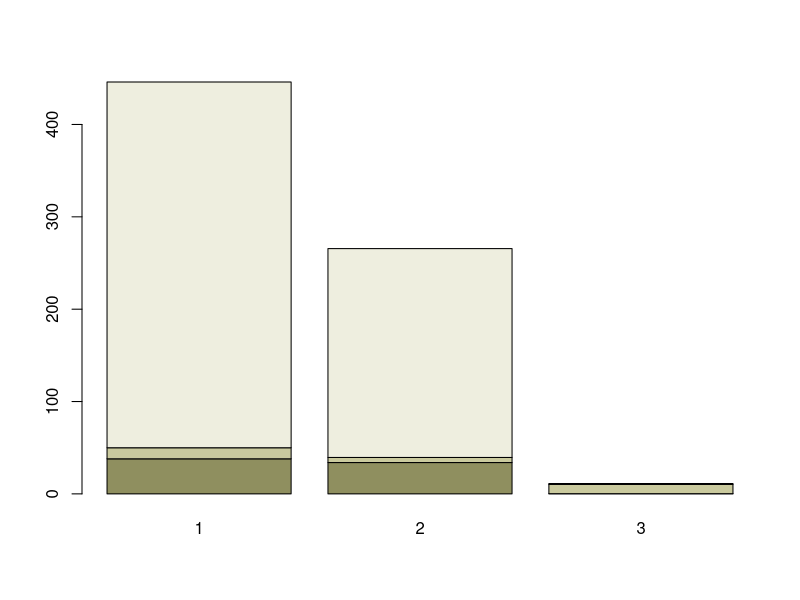
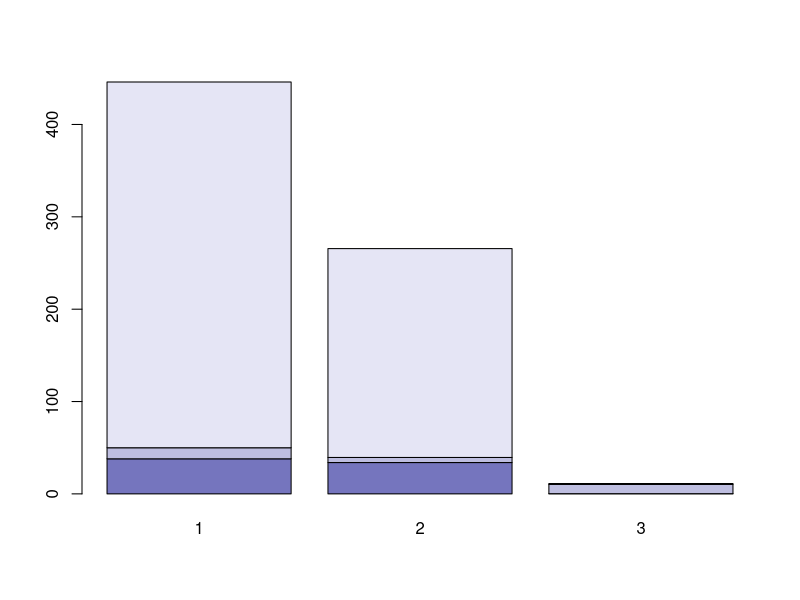
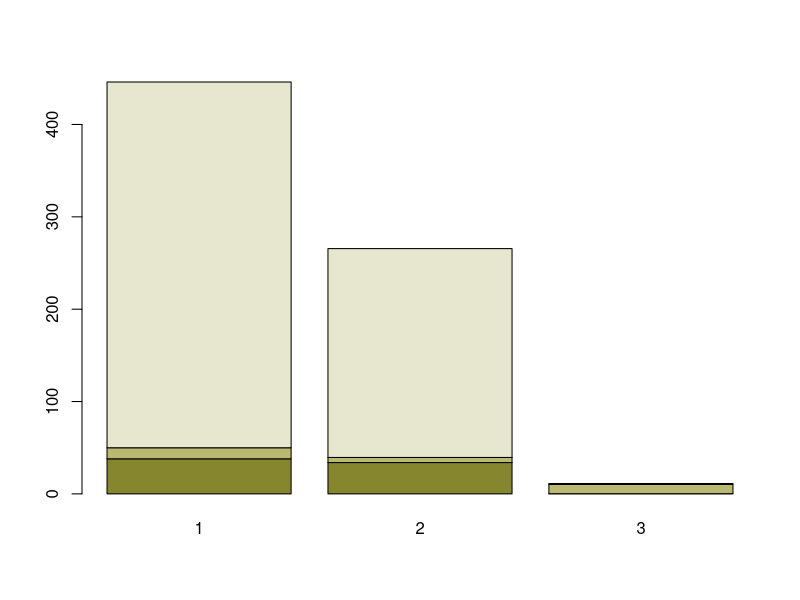
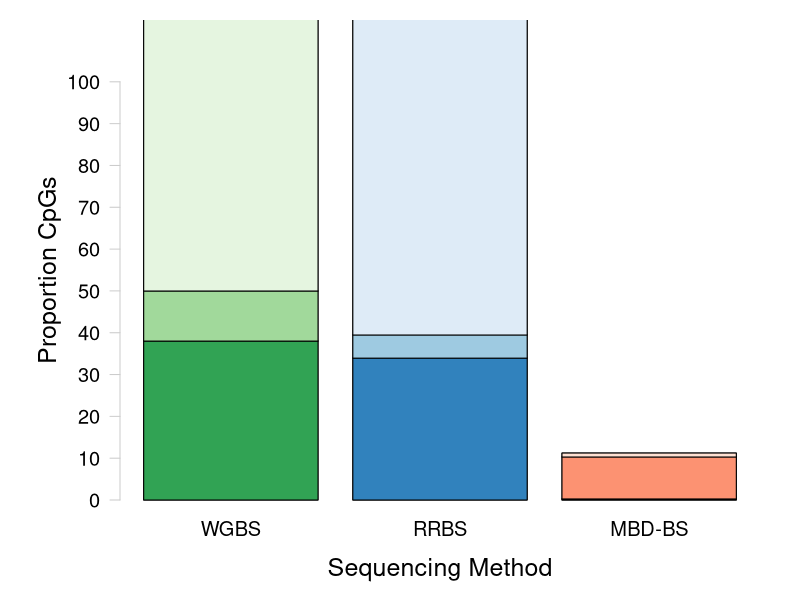
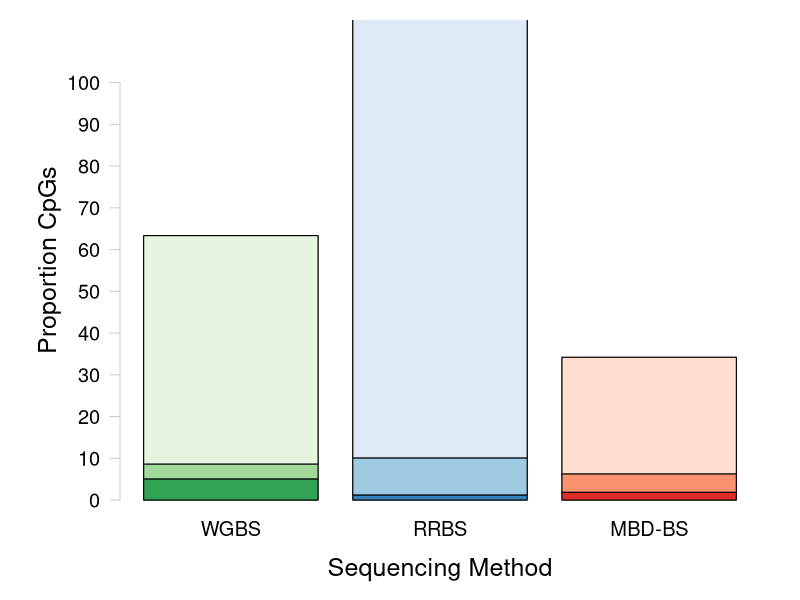

Write R code to recreate these figures, in order. (Note: this script raises an error after producing the figures.)
## ---- chunk 1
knitr::opts_chunk$set(echo = TRUE)
## ---- chunk 2
#install.packages("RColorBrewer")
require(RColorBrewer) #Load RColorBrewer

#install.packages("dichromat")
require(dichromat)
## ---- chunk 3
sessionInfo()
## ---- chunk 4
McapAll <- read.table("../analyses/Characterizing-CpG-Methylation-5x-Union/Mcap/Mcap_union_5x-averages-counts.txt", header = FALSE, col.names = c("totalLines", "filename")) #Import file using space as a delimiter. Columns are the number of lines and the filename
McapAll <- McapAll[-4,] #Remove last row (total lines for all files)
tail(McapAll) #Confirm import
## ---- chunk 5
McapMeth <- read.table("../analyses/Characterizing-CpG-Methylation-5x-Union/Mcap/Mcap_union_5x-Meth-counts.txt", header = FALSE, col.names = c("Meth", "filename")) #Import file using space as a delimiter. Columns are the number of lines and the filename
McapMeth <- McapMeth[-4,] #Remove last row (total lines for all files)
tail(McapMeth) #Confirm import
## ---- chunk 6
McapSparseMeth <- read.table("../analyses/Characterizing-CpG-Methylation-5x-Union/Mcap/Mcap_union_5x-sparseMeth-counts.txt", header = FALSE, col.names = c("sparseMeth", "filename")) #Import file using space as a delimiter. Columns are the number of lines and the filename
McapSparseMeth <- McapSparseMeth[-4,] #Remove last row (total lines for all files)
tail(McapSparseMeth) #Confirm import
## ---- chunk 7
McapUnMeth <- read.table("../analyses/Characterizing-CpG-Methylation-5x-Union/Mcap/Mcap_union_5x-unMeth-counts.txt", header = FALSE, col.names = c("unMeth", "filename")) #Import file using space as a delimiter. Columns are the number of lines and the filename
McapUnMeth <- McapUnMeth[-4,] #Remove last row (total lines for all files)
tail(McapUnMeth) #Confirm import
## ---- chunk 8
McapCpGType <- cbind(McapAll, McapMeth, McapSparseMeth, McapUnMeth) #Mash tables together by column
McapCpGType <- McapCpGType[,-c(2,4,6,8)] #Remove filename columns
tail(McapCpGType) #Confirm table mashing
## ---- chunk 9
McapCpGType$percentMeth <- (McapCpGType$Meth / McapCpGType$totalLines) * 100 #Calculate percent methylated loci
McapCpGType$percentSparseMeth <- (McapCpGType$sparseMeth / McapCpGType$totalLines) * 100 #Calculate percent sparsely methylated loci
McapCpGType$percentUnMeth <- (McapCpGType$unMeth / McapCpGType$totalLines) * 100 #Calculate percent unmethylated loci
McapCpGType <- McapCpGType[,c(1, 2, 5, 3, 6, 4, 7)] #Reorganize columns
tail(McapCpGType) #Confirm calculations
## ---- chunk 10
write.table(McapCpGType, "../analyses/Characterizing-CpG-Methylation-5x-Union/Mcap/Mcap_union-CpG-Type.txt", sep = "\t", quote = FALSE, row.names = TRUE) #Save summary table
## ---- chunk 11
McapCpGTypePercents <- McapCpGType[,c(3,5,7)] #Keep only percent information
head(McapCpGTypePercents) #Confirm changes
## ---- chunk 12
McapCpGTypeWGRR <- chisq.test(data.frame(t(McapCpGType[c(1, 2),]))) #WGBS vs. RRBS
McapCpGTypeWGRR #The distribution of CpGs is not sginificantly different between WGBS and RRBS
## ---- chunk 13
McapCpGTypeWGMB <- chisq.test(data.frame(t(McapCpGType[c(1, 3),]))) #WGBS vs. MBD-BSSeq
McapCpGTypeWGMB #The distribution of CpGs is sginificantly different between WGBS and MBD-BSSeq
## ---- chunk 14
McapCpGTypeRRMB <- chisq.test(data.frame(t(McapCpGType[c(2, 3),]))) #RRBS vs. MBD-BSSeq
McapCpGTypeRRMB #The distribution of CpGs is not significantly different between RRBS vs. MBD-BSSeq
## ---- chunk 15
plotColors <- c(rev(RColorBrewer::brewer.pal(3, "Greens")), 
                rev(RColorBrewer::brewer.pal(3, "Blues")), 
                rev(RColorBrewer::brewer.pal(3, "Reds"))) #Create vector of WGBS, RRBS, and MBD colors
barplot(t(McapCpGTypePercents), col = dichromat(c(rev(RColorBrewer::brewer.pal(3, "Greens"))))) #Check greens
barplot(t(McapCpGTypePercents), col = dichromat(c(rev(RColorBrewer::brewer.pal(3, "Blues"))))) #Check blues
barplot(t(McapCpGTypePercents), col = dichromat(c(rev(RColorBrewer::brewer.pal(3, "Reds"))))) #Check reds
## ---- chunk 16
#pdf("../Output/Mcap_union-CpG-Type.pdf", height = 8.5, width = 11)
par(mar = c(3,5,1,1), oma = c(2, 1, 1, 1)) #Change figure boundaries

barplot(t(McapCpGTypePercents), 
        col= "white", 
        axes = FALSE, 
        names.arg = c("WGBS", "RRBS", "MBD-BS"), cex.names = 1.2,
        ylim = c(0, 110)) #Create base plot. Everything should be white. Do not plot axes. Include sequencing type as labels and set size. Set y-axis specs. 

for (i in 1:ncol(t(McapCpGTypePercents))){
    xx <- t(McapCpGTypePercents)
    xx[,-i] <- NA
    colnames(xx)[-i] <- NA
    barplot(xx, col = c(plotColors[(3*i)-2], plotColors[(3*i)-1], plotColors[(3*i)]), add = TRUE, axes = FALSE, names.arg = c("", "", "")) 
} #Make each bar in the stacked barplot a different color gradient. Create a new dataframe with data for the plot and ignore all additional columns and column names. Plot the single bar with the correct color from plotColors. Do not add axes and add blank names for each column.

axis(side = 2, at = seq(0, 100, by = 10), las = 2, col = "grey80", cex.axis = 1.2) #Add y-axis
mtext(side = 2, "Proportion CpGs", line = 3, cex = 1.5) #Add y-axis label
mtext(side = 1, "Sequencing Method", line = 3, cex = 1.5) #Add x-axis label

#segments(x0 = 1, y0 = 106, x1 = 3, y1 = 106, lwd = 1.5) #Add line connecting WGBS and MBD-BSSeq
#segments(x0 = 1, y0 = 106, x1 = 1, y1 = 103, lwd = 1.5) #Add left segment from connecting line to WGBS
#segments(x0 = 3, y0 = 106, x1 = 3, y1 = 103, lwd = 1.5) #Add right segment from connecting line to MBD
#text("p = 0.019", x = 2, y = 108, cex = 1.2) #Add p-value

#dev.off() #Turn off plotting device
## ---- chunk 17
PactAll <- read.table("../analyses/Characterizing-CpG-Methylation-5x-Union/Pact/Pact_union_5x-averages-counts.txt", header = FALSE, col.names = c("totalLines", "filename")) #Import file using space as a delimiter. Columns are the number of lines and the filename
PactAll <- PactAll[-4,] #Remove last row (total lines for all files)
tail(PactAll) #Confirm import
## ---- chunk 18
PactMeth <- read.table("../analyses/Characterizing-CpG-Methylation-5x-Union/Pact/Pact_union_5x-Meth-counts.txt", header = FALSE, col.names = c("Meth", "filename")) #Import file using space as a delimiter. Columns are the number of lines and the filename
PactMeth <- PactMeth[-4,] #Remove last row (total lines for all files)
tail(PactMeth) #Confirm import
## ---- chunk 19
PactSparseMeth <- read.table("../analyses/Characterizing-CpG-Methylation-5x-Union/Pact/Pact_union_5x-sparseMeth-counts.txt", header = FALSE, col.names = c("sparseMeth", "filename")) #Import file using space as a delimiter. Columns are the number of lines and the filename
PactSparseMeth <- PactSparseMeth[-4,] #Remove last row (total lines for all files)
tail(PactSparseMeth) #Confirm import
## ---- chunk 20
PactUnMeth <- read.table("../analyses/Characterizing-CpG-Methylation-5x-Union/Pact/Pact_union_5x-unMeth-counts.txt", header = FALSE, col.names = c("unMeth", "filename")) #Import file using space as a delimiter. Columns are the number of lines and the filename
PactUnMeth <- PactUnMeth[-4,] #Remove last row (total lines for all files)
tail(PactUnMeth) #Confirm import
## ---- chunk 21
PactCpGType <- cbind(PactAll, PactMeth, PactSparseMeth, PactUnMeth) #Mash tables together by column
PactCpGType <- PactCpGType[,-c(2,4,6,8)] #Remove filename columns
tail(PactCpGType) #Confirm table mashing
## ---- chunk 22
PactCpGType$percentMeth <- (PactCpGType$Meth / PactCpGType$totalLines) * 100 #Calculate percent methylated loci
PactCpGType$percentSparseMeth <- (PactCpGType$sparseMeth / PactCpGType$totalLines) * 100 #Calculate percent sparsely methylated loci
PactCpGType$percentUnMeth <- (PactCpGType$unMeth / PactCpGType$totalLines) * 100 #Calculate percent unmethylated loci
PactCpGType <- PactCpGType[,c(1, 2, 5, 3, 6, 4, 7)] #Reorganize columns
tail(PactCpGType) #Confirm calculations
## ---- chunk 23
write.table(PactCpGType, "../analyses/Characterizing-CpG-Methylation-5x-Union/Pact/Pact_union_5x-CpG-Type.txt", sep = "\t", quote = FALSE, row.names = TRUE) #Save summary table
## ---- chunk 24
PactCpGTypePercents <- PactCpGType[,c(3,5,7)] #Keep only percent information
head(PactCpGTypePercents) #Confirm changes
## ---- chunk 25
PactCpGTypeWGRR <- chisq.test(data.frame(t(PactCpGType[c(1, 2),]))) #WGBS vs. RRBS
PactCpGTypeWGRR #The distribution of CpGs is not sginificantly different between WGBS and RRBS
## ---- chunk 26
PactCpGTypeWGMB <- chisq.test(data.frame(t(PactCpGType[c(1, 3),]))) #WGBS vs. MBD-BSSeq
PactCpGTypeWGMB #The distribution of CpGs is sginificantly different between WGBS and MBD-BSSeq
## ---- chunk 27
PactCpGTypeRRMB <- chisq.test(data.frame(t(PactCpGType[c(2, 3),]))) #RRBS vs. MBD-BSSeq
PactCpGTypeRRMB #The distribution of CpGs is sginificantly different between RRBS vs. MBD-BSSeq
## ---- chunk 28
#pdf("../Output/Pact-CpG-Type.pdf", height = 8.5, width = 11)
par(mar = c(3,5,0,1), oma = c(2, 1, 1, 1)) #Change figure boundaries

barplot(t(PactCpGTypePercents), 
        col= "white", 
        axes = FALSE, 
        names.arg = c("WGBS", "RRBS", "MBD-BS"), cex.names = 1.2,
        ylim = c(0, 115)) #Create base plot. Everything should be white. Do not plot axes. Include sequencing type as labels and set size. Set y-axis specs. 

for (i in 1:ncol(t(PactCpGTypePercents))){
    xx <- t(PactCpGTypePercents)
    xx[,-i] <- NA
    colnames(xx)[-i] <- NA
    barplot(xx, col = c(plotColors[(3*i)-2], plotColors[(3*i)-1], plotColors[(3*i)]), add = TRUE, axes = FALSE, names.arg = c("", "", "")) 
} #Make each bar in the stacked barplot a different color gradient. Create a new dataframe with data for the plot and ignore all additional columns and column names. Plot the single bar with the correct color from plotColors. Do not add axes and add blank names for each column.

axis(side = 2, at = seq(0, 100, by = 10), las = 2, col = "grey80", cex.axis = 1.2) #Add y-axis
mtext(side = 2, "Proportion CpGs", line = 3, cex = 1.5) #Add y-axis label
mtext(side = 1, "Sequencing Method", line = 3, cex = 1.5) #Add x-axis label

#egments(x0 = 2, y0 = 106, x1 = 3, y1 = 106, lwd = 1.5) #Add line connecting RRBS and MBD-BSSeq
#segments(x0 = 2, y0 = 106, x1 = 2, y1 = 103, lwd = 1.5) #Add left segment from connecting line to RRBS
#segments(x0 = 3, y0 = 106, x1 = 3, y1 = 103, lwd = 1.5) #Add right segment from connecting line to MBD-BSSeq
#text("p = 0.016", x = 2.5, y = 108, cex = 1.2) #Add p-value

#segments(x0 = 1, y0 = 111, x1 = 3, y1 = 111, lwd = 1.5) #Add line connecting WGBS and MBD-BSSeq
#segments(x0 = 1, y0 = 111, x1 = 1, y1 = 108, lwd = 1.5) #Add left segment from connecting line to WGBS
#segments(x0 = 3, y0 = 111, x1 = 3, y1 = 108, lwd = 1.5) #Add right segment from connecting line to MBD-BSSeq
#text("p = 0.006", x = 2, y = 113, cex = 1.2) #Add p-value

#dev.off() #Turn off plotting device
## ---- chunk 29
WGBSCpGType <- chisq.test(cbind(t(McapCpGType)[,1], t(PactCpGType)[,1]))
WGBSCpGType #The distribution of CpGs for WGBS is not significantly different between species
## ---- chunk 30
RRBSCpGType <- chisq.test(cbind(t(McapCpGType)[,2], t(PactCpGType)[,2]))
RRBSCpGType #The distribution of CpGs for RRBS is significantly different between species
## ---- chunk 31
MBDCpGType <- chisq.test(cbind(t(McapCpGType)[,3], t(PactCpGType)[,3]))
MBDCpGType #The distribution of CpGs for MBD-BS is not significantly different between species
## ---- chunk 32
McapGenomeFeatures <- read.table("../analyses/Characterizing-CpG-Methylation-5x/Mcap/Mcap-CGMotif-Overlaps-counts.txt", header = FALSE, col.names = c("counts", "filename")) #Import file with CG motif and feature track overlaps
McapGenomeFeatures <- McapGenomeFeatures[-6,] #Remove final row
tail(McapGenomeFeatures) #Check import
## ---- chunk 33
McapGeneOverlaps <- read.table("../analyses/Characterizing-CpG-Methylation-5x-Union/Mcap/Mcap_union_5x-mcGenes-counts.txt", header = FALSE, col.names = c("counts", "filename")) #Import file with all file-gene overlaps
McapGeneOverlaps <- McapGeneOverlaps[-13,] #Remove final row
tail(McapGeneOverlaps) #Confirm import
## ---- chunk 34
McapCDSOverlaps <- read.table("../analyses/Characterizing-CpG-Methylation-5x-Union/Mcap/Mcap_union_5x-mcCDS-counts.txt", header = FALSE, col.names = c("counts", "filename")) #Import file with all file-CDS overlaps
McapCDSOverlaps <- McapCDSOverlaps[-13,] #Remove final row
tail(McapCDSOverlaps) #Confirm import
## ---- chunk 35
McapIntronsOverlaps <- read.table("../analyses/Characterizing-CpG-Methylation-5x-Union/Mcap/Mcap_union_5x-mcIntrons-counts.txt", header = FALSE, col.names = c("counts", "filename")) #Import file with all file-Introns overlaps
McapIntronsOverlaps <- McapIntronsOverlaps[-13,] #Remove final row
tail(McapIntronsOverlaps) #Confirm import
## ---- chunk 36
McapFlanksOverlaps <- read.table("../analyses/Characterizing-CpG-Methylation-5x-Union/Mcap/Mcap_union_5x-mcFlanks-counts.txt", header = FALSE, col.names = c("counts", "filename")) #Import file with all file-Introns overlaps
McapFlanksOverlaps <- McapFlanksOverlaps[-13,] #Remove final row
tail(McapFlanksOverlaps) #Confirm import
## ---- chunk 37
McapIntergenicOverlaps <- read.table("../analyses/Characterizing-CpG-Methylation-5x-Union/Mcap/Mcap_union_5x-mcIntergenic-counts.txt", header = FALSE, col.names = c("counts", "filename")) #Import file with all file-Intergenic overlaps
McapIntergenicOverlaps <- McapIntergenicOverlaps[-13,] #Remove final row
tail(McapIntergenicOverlaps) #Confirm import
## ---- chunk 38
McapFeatureOverlaps <- data.frame("allCpGs" = rep(0, times = 5),
                                  "MBDBSMeth" = rep(0, times = 5),
                                  "MBDBSsparseMeth" = rep(0, times = 5),
                                  "MBDBSunMeth" = rep(0, times = 5),
                                  "MBDBS" = rep(0, times = 5),
                                  "RRBSMeth" = rep(0, times = 5),
                                  "RRBSsparseMeth" = rep(0, times = 5),
                                  "RRBSunMeth" = rep(0, times = 5),
                                  "RRBS" = rep(0, times = 5),
                                  "WGBSMeth" = rep(0, times = 5),
                                  "WGBSsparseMeth" = rep(0, times = 5),
                                  "WGBSunMeth" = rep(0, times = 5),                                  
                                  "WGBS" = rep(0, times = 5)) #Create blank dataframe with information for various CpG categories and methylation status. Match columns to the order of columns in the overlap count files
row.names(McapFeatureOverlaps) <- c("Genes", "CDS", "Introns", "Flanks", "Intergenic") #Assign row names
head(McapFeatureOverlaps) #Confirm changes
## ---- chunk 39
McapFeatureOverlaps$allCpGs <- c(McapGenomeFeatures$counts[3],
                                 McapGenomeFeatures$counts[1],
                                 McapGenomeFeatures$counts[5],
                                 McapGenomeFeatures$counts[2],
                                 McapGenomeFeatures$counts[4]) #Assign information for CG motif overlaps with genome features. Use 0 for totalLines
head(McapFeatureOverlaps) #Confirm modification
## ---- chunk 40
for (i in 1:length(McapGeneOverlaps$counts)) {
  McapFeatureOverlaps[1,i+1] <- McapGeneOverlaps[i,1]
  McapFeatureOverlaps[2,i+1] <- McapCDSOverlaps[i,1]
  McapFeatureOverlaps[3,i+1] <- McapIntronsOverlaps[i,1]
  McapFeatureOverlaps[4,i+1] <- McapFlanksOverlaps[i,1]
  McapFeatureOverlaps[5,i+1] <- McapIntergenicOverlaps[i,1]
} #For each table with feature overlap information, paste the contents of the count column in the assigned row
head(McapFeatureOverlaps) #Check summary table
## ---- chunk 41
write.table(McapFeatureOverlaps, "../analyses/Characterizing-CpG-Methylation-5x-Union/Mcap/Mcap_union-Genomic-Location-Counts.txt", sep = "\t", quote = FALSE, row.names = TRUE) #Save file
## ---- chunk 42
McapFeatureOverlapsPercents <- McapFeatureOverlaps #Duplicate dataframe
for (i in 1:length(McapFeatureOverlaps)) {
  McapFeatureOverlapsPercents[,i] <- (McapFeatureOverlaps[,i] / (sum(McapFeatureOverlaps[,i]))) * 100
} #Divide every entry by sum of the column and multiply by 100 to get percentages
head(McapFeatureOverlapsPercents) #Check calculations
## ---- chunk 43
write.table(McapFeatureOverlapsPercents, "../analyses/Characterizing-CpG-Methylation-5x-Union/Mcap/Mcap_union-Genomic-Location-Percents.txt", sep = "\t", quote = FALSE, row.names = TRUE) #Save file
## ---- chunk 44
McapFeatureAllWG <- chisq.test(data.frame(t(McapFeatureOverlaps[c(1,13)]))) #All CpGs vs. WGBS
McapFeatureAllWG #The distribution of CpGs in genome features is not significantly different between all CpGs and WGBS
## ---- chunk 45
McapFeatureAllRR <- chisq.test(data.frame(t(McapFeatureOverlaps[c(1,9)]))) #All CpGs vs. RRBS
McapFeatureAllRR #The distribution of CpGs in genome features is not significantly different between all CpGs and RRBS
## ---- chunk 46
McapFeatureAllMB <- chisq.test(data.frame(t(McapFeatureOverlaps[c(1,5)]))) #All CpGs vs. MBDBS
McapFeatureAllMB #The distribution of CpGs in genome features is not significantly different between all CpGs and WGBS
## ---- chunk 47
McapFeatureWGRR <- chisq.test(data.frame(t(McapFeatureOverlaps[c(13, 9),]))) #WGBS vs. RRBS
McapFeatureWGRR #The distribution of CpGs is not sginificantly different between WGBS and RRBS
## ---- chunk 48
McapFeatureWGMB <- chisq.test(data.frame(t(McapCpGTypePercents[c(13, 5),]))) #WGBS vs. MBD-BSSeq
McapFeatureWGMB #The distribution of CpGs is sginificantly different between WGBS and MBD-BSSeq
## ---- chunk 49
McapFeatureRRMB <- chisq.test(data.frame(t(McapCpGTypePercents[c(9, 5),]))) #RRBS vs. MBD-BSSeq
McapFeatureRRMB #The distribution of CpGs is not significantly different between RRBS vs. MBD-BSSeq
